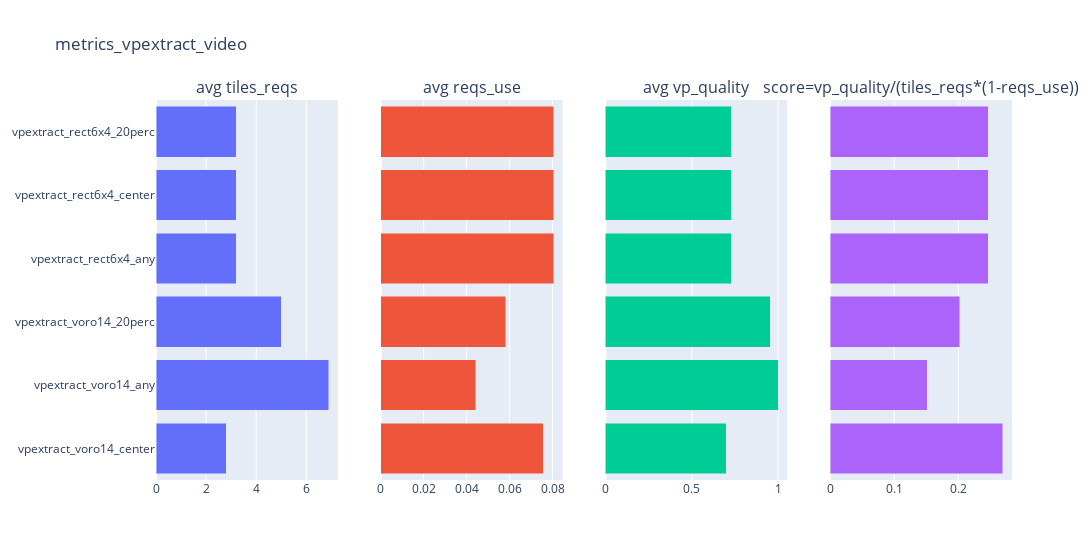

Notebook source saved alongside this figure:
### Markdown cell above
# metrics VP

### Code cell
from users360 import *
Dataset.singleton().metrics_vpextract_video(VPEXTRACT_METHODS, users=[
    ONE_USER], perc_traces=0.1, plot_traces=False, plot_heatmaps=False)

### Figure 1 — Plotly figure (JSON) as saved in the notebook; plotly's stock layout.template omitted (floating-point values rounded to 4 significant figures)
{"data": [{"orientation": "h", "type": "bar", "x": [2.8, 6.9, 5, 3.2, 3.2, 3.2], "xaxis": "x", "y": ["vpextract_voro14_center", "vpextract_voro14_any", "vpextract_voro14_20perc", "vpextract_rect6x4_any", "vpextract_rect6x4_center", "vpextract_rect6x4_20perc"], "yaxis": "y"}, {"orientation": "h", "type": "bar", "x": [0.07575, 0.04432, 0.05832, 0.08045, 0.08045, 0.08045], "xaxis": "x2", "y": ["vpextract_voro14_center", "vpextract_voro14_any", "vpextract_voro14_20perc", "vpextract_rect6x4_any", "vpextract_rect6x4_center", "vpextract_rect6x4_20perc"], "yaxis": "y2"}, {"orientation": "h", "type": "bar", "x": [0.6979, 1.0, 0.9541, 0.727, 0.727, 0.727], "xaxis": "x3", "y": ["vpextract_voro14_center", "vpextract_voro14_any", "vpextract_voro14_20perc", "vpextract_rect6x4_any", "vpextract_rect6x4_center", "vpextract_rect6x4_20perc"], "yaxis": "y3"}, {"orientation": "h", "type": "bar", "x": [0.2697, 0.1516, 0.2026, 0.2471, 0.2471, 0.2471], "xaxis": "x4", "y": ["vpextract_voro14_center", "vpextract_voro14_any", "vpextract_voro14_20perc", "vpextract_rect6x4_any", "vpextract_rect6x4_center", "vpextract_rect6x4_20perc"], "yaxis": "y4"}], "layout": {"annotations": [{"font": {"size": 16}, "showarrow": false, "text": "avg tiles_reqs", "x": 0.1062, "xanchor": "center", "xref": "paper", "y": 1, "yanchor": "bottom", "yref": "paper"}, {"font": {"size": 16}, "showarrow": false, "text": "avg reqs_use", "x": 0.3688, "xanchor": "center", "xref": "paper", "y": 1, "yanchor": "bottom", "yref": "paper"}, {"font": {"size": 16}, "showarrow": false, "text": "avg vp_quality", "x": 0.6313, "xanchor": "center", "xref": "paper", "y": 1, "yanchor": "bottom", "yref": "paper"}, {"font": {"size": 16}, "showarrow": false, "text": "score=vp_quality/(tiles_reqs*(1-reqs_use))", "x": 0.8938, "xanchor": "center", "xref": "paper", "y": 1, "yanchor": "bottom", "yref": "paper"}], "barmode": "stack", "showlegend": false, "title": {"text": "metrics_vpextract_video"}, "width": 1500, "xaxis": {"anchor": "y", "domain": [0, 0.2125]}, "xaxis2": {"anchor": "y2", "domain": [0.2625, 0.475]}, "xaxis3": {"anchor": "y3", "domain": [0.525, 0.7375]}, "xaxis4": {"anchor": "y4", "domain": [0.7875, 1]}, "yaxis": {"anchor": "x", "domain": [0, 1]}, "yaxis2": {"anchor": "x2", "domain": [0, 1], "matches": "y", "showticklabels": false}, "yaxis3": {"anchor": "x3", "domain": [0, 1], "matches": "y", "showticklabels": false}, "yaxis4": {"anchor": "x4", "domain": [0, 1], "matches": "y", "showticklabels": false}}}
